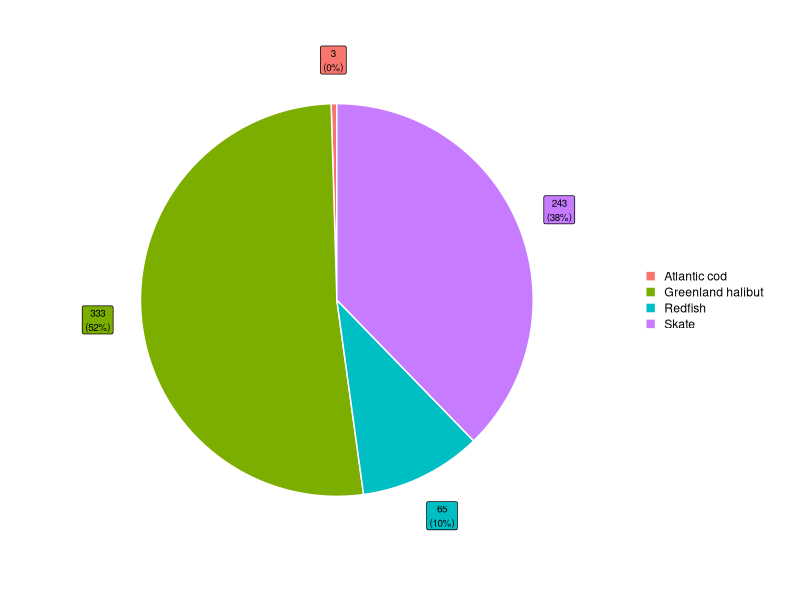
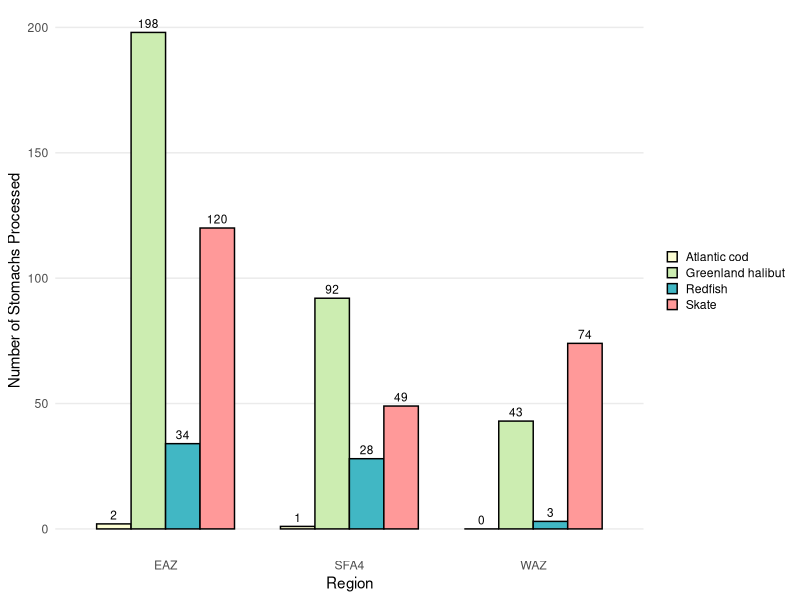
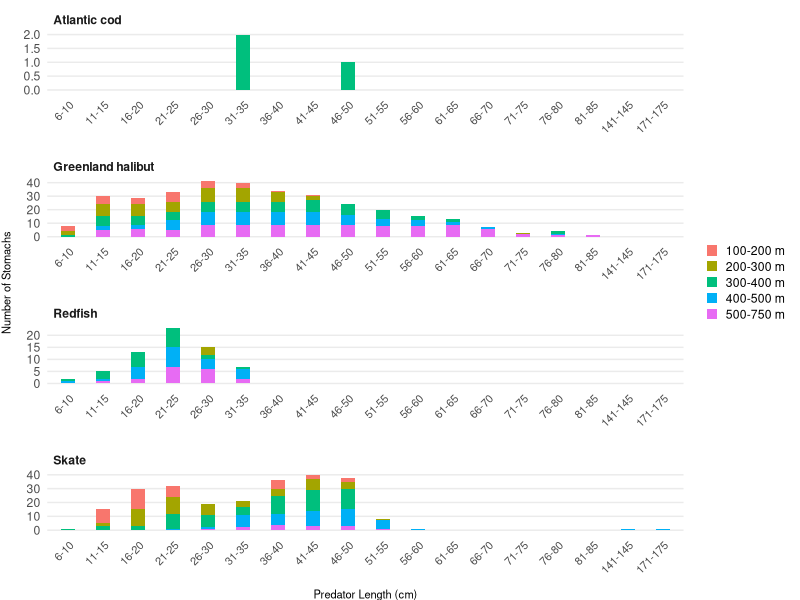

Generate these figures, in order, with R: (Note: this script raises an error after producing the figures.)
## ---- chunk 1
knitr::opts_chunk$set(echo = TRUE) 

# This code chunk sets the parameters for the document code chunks

# The 'include=FALSE' parameter means this particular r chunk won't be shown in the report


######################### Required Packages ####################################


library(ggplot2)
library(tidyverse)
library(dplyr)
library(ggrepel)           # Fig 3: ensures labels don't overlap
library(reshape2)          # Fig 4
library(viridis)                 # Fig 5 - color blind friendly palette
# library(gt)                      # Table formatting
# library(gtExtras)                # Additional table formatting options
library(flextable)        # Table 1 options
# library(kableExtra)       # Table 1 extra Kable options that may only work in HTML
# library(officer)          # helps flextable formatting transfer to Word doc
library(ggtext)             # allows for text formatting in ggplots (Markdown syntax)
library(ggpubr)     # give ggarrange function


######## Setting up the Theme

# At the 5 Minute mark it goes into establishing a universal theme for all charts https://www.youtube.com/watch?v=4KMrOZ_BbKE
    # not sure it would work here because it has charts and tables??

# examples from video is
# theme_set(theme_bw() + theme(title = element_text(colour = "steelblue", face = "bold")))


################# Notes on cross-referencing figures and tables ################


# In the YAML Header, the 'bookdown::word_document2' parameter gives the ability to cross-reference

# I can reference in text using Figure \@ref(fig:label). It hyperlinks it in pdf but not word. It also gives different Figure number in pdf and word. So there are still things to figure out.
  # to cross reference the figure needs a unique code-chunk name, and have a figure caption

# Code chunk names should be one word or separated with '-', not with spaces, '_', or '.'
  #{r code-chunk}

# I can create figure captions by including 'fig.cap=' in the {r code-chunk, fig.cap=caption text}.

  # If text \@ref(fig:label) is included in notes in the R markdown portion, there will be an error that occurs when Knitting. Therefore included here.
## ---- chunk 2

# This code chunk:
    # imports the data
    # manipulates the data it to create the base prey dataframe
    # manipulates the data it to create the base predator dataframe
    # checks & saves the dataframe structures

# The data imported must be structured consistently in order to utilize this coding.

# All code to check dataframe structure are commented out. If not they will produce outputs into the report.


############################ Key Data Structure Assumption #####################

# It is assumed that the imported data will initially have a structure consistent to the example saved immediately below. Particularly the variable names and variable data type (e.g. chr, int, num)



### Example initial imported dataset structure 

# 'data.frame':	2300 obs. of  16 variables:
#  $ content.key: chr  "72138002_892_1_1_-171_212" "72138002_892_1_1_-171_212" "72138002_892_1_1_-171_212" "72138002_892_1_1_-171_212" ...
#  $ prey.sp    : int  9998 9998 9998 9998 4770 4770 4770 4770 9998 9998 ...
#  $ weight     : num  0 0 0 0 0.0015 0.0015 0.0015 0.0015 0 0 ...
#  $ count      : int  0 0 0 0 1 1 1 1 0 0 ...
#  $ pred.sp    : int  892 892 892 892 892 892 892 892 892 892 ...
#  $ length     : int  40 40 40 40 45 45 45 45 52 52 ...
#  $ year       : int  2013 2013 2013 2013 2013 2013 2013 2013 2013 2013 ...
#  $ start.depth: int  823 823 823 823 823 823 823 823 823 823 ...
#  $ end.depth  : int  829 829 829 829 829 829 829 829 829 829 ...
#  $ lat.deg    : int  64 64 64 64 64 64 64 64 64 64 ...
#  $ lat.min    : num  27.9 27.9 27.9 27.9 27.9 ...
#  $ long.deg   : int  57 57 57 57 57 57 57 57 57 57 ...
#  $ long.min   : num  59.8 59.8 59.8 59.8 59.8 ...
#  $ sa.code    : chr  "2G" "RISA" "SFA2EX" "SFA3" ...
#  $ sort.key   : int  10 7 6 8 10 7 6 8 10 7 ...
#  $ trawl.id   : int  72138002 72138002 72138002 72138002 72138002 72138002 72138002 72138002 72138002 72138002 ...


####################### Importing Your Data ####################################


### import data

prey <- read.csv('data/raw/2019_StomachContent_test.csv') 
    # assumes header=TRUE and knows it's separated by commas

str(prey)
    # check initial data structure. Does it match example above?


########################## Creating Base Prey Dataframe ########################


# This code chunk:
    # manipulates the data it to create the base prey dataframe
    # checks & saves the dataframe structure

# 'prey' dataframe: each row is a new prey item per sampled stomachs

# Dataframe transformations:
    # add column with shrimp fishing regions (EAZ, WAZ, SFA4)
    # add column with predator 'category' names (Atlantic code, Greenland halibut, Redfish, Skate)
    # add column with depth range category (100-200 m, 200-300 m, 300-400 m, 400-500 m, 500-750 m)
    # add predator length range category (binned into 5 cm length groups)

# Finish with checking and storing dataframe structure



### Adding 'region' category (WAZ, EAZ, SFA4) 

prey$region = prey$Study.Area  
    # creates new column that is duplicate of sa.code, and renames to pred. name

prey <- prey %>% 
  mutate(region=recode(region, "RISA"="EAZ", "SFA2EX"="EAZ", "SFA3" = "WAZ",
                       "2G" = "SFA4"))
    # renaming values in the prey$region column



### Adding predator category

prey$pred.name = prey$OS_ID  
    # creates new column that is duplicate of pred.sp, and renames to pred. name

prey <- prey %>%
  mutate(pred.name=recode(pred.name, "892" = "Greenland halibut",
                          "438" = "Atlantic cod",
                          "792" = "Redfish", "793" = "Redfish", "794" = "Redfish",
                          "997" = "Redfish", "998" = "Redfish",
                          "80" = "Skate", "88" = "Skate", "89" = "Skate",
                          "90" = "Skate", "91" = "Skate", "92" = "Skate",
                          "94" = "Skate", "95" = "Skate", "96" = "Skate",
                          "97" = "Skate"))
    # replaces species codes with predatory categories in new column. 
    # See 'Predator Codes and Names.txt' file in 'Scripts' folder for list of species names attached to each code



### Adding depth range category

# The Access database does have a depth-range column BUT it has with a variety of overlapping ranges.
# Below code creates desired depth ranges based on start-end depths
# This ensures code is repeatable even if new depth ranges are added into the database

prey <- prey %>% 
  mutate(depth = case_when(Start.Depth >= 100 & End.Depth >= 100 & 
                             Start.Depth <= 200 & End.Depth <= 200 ~ "100-200 m",
                           
                           Start.Depth >= 200 & End.Depth >= 200 & 
                             Start.Depth <= 300 & End.Depth <= 300 ~ "200-300 m",
                           
                           Start.Depth >= 300 & End.Depth >= 300 & 
                             Start.Depth <= 400 & End.Depth <= 400 ~ "300-400 m",
                           
                           Start.Depth >= 400 & End.Depth >= 400 & 
                             Start.Depth <= 500 & End.Depth <= 500 ~ "400-500 m",
                           
                           Start.Depth >= 500 & End.Depth >= 500 & 
                             Start.Depth <= 750 & End.Depth <= 750 ~ "500-750 m"))
    # yes multiple categories both use the same 'start/end' points.
    # the combination of requirements within each depth category means there isn't actually overlap



### Adding predator length range category

# Binning the data
prey <- prey %>% 
  mutate(length.range = cut(Length, breaks=seq(from = 0, to = 5.99, by = 5.99))) %>% 
    # sets first bin as < 6
  
  mutate(length.range = cut(Length, breaks=seq(from = 5.99, to = max(Length)+5, by = 5)))   
    # sets remaining bins as # >=6 and <11 (or range 6-10). Etc
    # max(Length) ends the sequence at the length of the longest fish sampled
    # longest fish ends up being excluded with this
    # max(Length)+5 ensures the longest fish will be included


# Reformatting the binned outputs 
prey <- prey %>%
  mutate(length.range = str_replace(length.range, ',', '-')) %>%        
    # replaces , with -
  
  mutate(length.range = gsub("[(]|[]]", '', length.range,)) %>%        
    # removes ( or ]. Equivalent code wasn't working with str_replace
  
  mutate(length.range = str_replace(length.range, "5.99", "6"))  %>%    
    # replaces 5.99 with 6
  
  mutate(length.range = str_replace(length.range, "1$", "0")) %>%       
    # if the last digit is 1, it is replaced with a 0
  
  mutate(length.range = str_replace(length.range, "6$", "5"))           
    # if the last digit is 6, it is replaced with a 5



### Any missing values?

colSums(is.na(prey)) 
    # check if there are any NAs remaining (shows # NA's per column)



### Saving the prey dataframe structure

str(prey) 

# 'data.frame':	1236 obs. of  23 variables:
 
# $ ContentKey        : chr  "62114003_892_3_1_-14_1733" "62114003_892_3_1_-15_1732" "62114003_892_3_1_-16_1728"...
# $ Prey_OS_ID        : int  6967 9998 6967 6967 6967 6967 8020 8020 4950 8530 ...
# $ PreyWt            : num  0.3 NA 0.286 0.091 0.079 ...
# $ Prey_Count        : int  NA NA NA NA NA NA NA NA NA NA ...
# $ OS_ID             : int  892 892 892 892 892 892 892 892 892 892 ...
# $ Length            : num  24.5 20 20 20.5 17 14 37.5 27 27 33 ...
# $ Trawl_ID          : int  62114003 62114003 62114003 62114003 62114003 62114003 62114003 62114003 62114003 ...
# $ Year              : int  2019 2019 2019 2019 2019 2019 2019 2019 2019 2019 ...
# $ Start.Depth       : int  269 269 269 269 269 269 269 269 269 269 ...
# $ End.Depth         : int  271 271 271 271 271 271 271 271 271 271 ...
# $ Depth.Range       : chr  "201-300" "201-300" "201-300" "201-300" ...
# $ Study.Area        : chr  "2G" "2G" "2G" "2G" ...
# $ Scientific.Name   : chr  "REINHARDTIUS HIPPOGLOSSOIDES" "REINHARDTIUS HIPPOGLOSSOIDES" ...
# $ CommonName        : chr  "GREENLAND HALIBUT, TURBOT" "GREENLAND HALIBUT, TURBOT" ...
# $ Start.Lat.Degree  : int  57 57 57 57 57 57 57 57 57 57 ...
# $ Start.Lat.Minutes : num  45.1 45.1 45.1 45.1 45.1 ...
# $ Start.Long.Degree : int  60 60 60 60 60 60 60 60 60 60 ...
# $ Start.Long.Minutes: num  24.2 24.2 24.2 24.2 24.2 ...
# $ FishKey           : chr  "62114003_892_3_1_-14" "62114003_892_3_1_-15" "62114003_892_3_1_-16" ...
# $ region            : chr  "SFA4" "SFA4" "SFA4" "SFA4" ...
# $ pred.name         : chr  "Greenland halibut" "Greenland halibut" "Greenland halibut" "Greenland halibut" ...
# $ depth             : chr  "200-300 m" "200-300 m" "200-300 m" "200-300 m" ...
# $ length.range      : chr  "21-25" "16-20" "16-20" "16-20" ...


###################### Creating Base Predator Dataframe ########################


# This code chunk:
    # manipulates the data it to create the base predator dataframe
    # checks & saves the dataframe structure

# 'pred' dataframe: each row is a new fish that's stomach was sampled 

# Dataframe transformations:
    # check number of fish sampled
    # duplicate prey dataframe
    # remove duplicate fish-id values (from multiple prey found within stomachs)
    # confirm number of sampled fish retained is correct
    # add column for number of stomachs sampled

# Finish with checking and storing dataframe structure



### checking how many unique fish were sampled

length(unique(prey$FishKey))
    # 2019 data: 644 observations



### duplicating base prey dataframe

pred <- prey



### Retain one row per sampled fish

# removing duplicated values for FishKey so that there is one entry per predator
pred <- pred[!duplicated(pred$FishKey),]
    # removes duplicates in FishKey

# CHECK NUMBER VARIABLES! Does it match # unique fish sampled above

 str(pred) 
    # for 2019 data: 644 observations



### Adding category for the number of stomachs sampled per fish

pred$sampled.stomach <- 1 



### Saving Structure of Base Dataframe

# str(pred)

# 'data.frame':	644 obs. of  22 variables:

# $ ContentKey        : chr  "62114003_892_3_1_-14_1733" "62114003_892_3_1_-15_1732" ...
# $ Prey_OS_ID        : int  6967 9998 6967 6967 6967 6967 8020 8020 8530 8020 ...
# $ PreyWt            : num  0.3 NA 0.286 0.091 0.079 ...
# $ Prey_Count        : int  NA NA NA NA NA NA NA NA NA NA ...
# $ OS_ID             : int  892 892 892 892 892 892 892 892 892 892 ...
# $ Length            : num  24.5 20 20 20.5 17 14 37.5 27 33 33.5 ...
# $ Trawl_ID          : int  62114003 62114003 62114003 62114003 62114003 62114003 62114003 62114003 62114003 ...
# $ Year              : int  2019 2019 2019 2019 2019 2019 2019 2019 2019 2019 ...
# $ Start.Depth       : int  269 269 269 269 269 269 269 269 269 269 ...
# $ End.Depth         : int  271 271 271 271 271 271 271 271 271 271 ...
# $ Depth.Range       : chr  "201-300" "201-300" "201-300" "201-300" ...
# $ Study.Area        : chr  "2G" "2G" "2G" "2G" ...
# $ Scientific.Name   : chr  "REINHARDTIUS HIPPOGLOSSOIDES" "REINHARDTIUS HIPPOGLOSSOIDES" ...
# $ CommonName        : chr  "GREENLAND HALIBUT, TURBOT" "GREENLAND HALIBUT, TURBOT" ...
# $ Start.Lat.Degree  : int  57 57 57 57 57 57 57 57 57 57 ...
# $ Start.Lat.Minutes : num  45.1 45.1 45.1 45.1 45.1 ...
# $ Start.Long.Degree : int  60 60 60 60 60 60 60 60 60 60 ...
# $ Start.Long.Minutes: num  24.2 24.2 24.2 24.2 24.2 ...
# $ FishKey           : chr  "62114003_892_3_1_-14" "62114003_892_3_1_-15" "62114003_892_3_1_-16" ...
# $ region            : chr  "SFA4" "SFA4" "SFA4" "SFA4" ...
# $ pred.name         : chr  "Greenland halibut" "Greenland halibut" "Greenland halibut" "Greenland halibut" ...
# $ sampled.stomach      : num  1 1 1 1 1 1 1 1 1 1 ...

## ---- chunk 3

# before knitting ensure to comment out in source code:
    # loading libraries
    # importing prey base dataframes (below loading libraries)
    # importing table dataframe (right before creating the table itself)
    # code that produces console outputs except for the final table
        # e.g. str()

# before knitting update the year on any source code outputs:
    # there are 2 'write.csv' codes

## ---- chunk 4

# The purpose of this code chunk is to create Figure 3

# Figure Caption is currently from Polaczek 2023

# The sections of this code chunk are:
    # Creating a new dataframe for Figure 3
    # Creating and Formatting Figure 3 pie chart
    # Recording Additional Geom_Label arguments that we may want to include in further edits 

# Tutorial and experimental codes for Fig 3 are saved in (scripts/draft code/Draft_Script_Fig03_PieChart.R).

# Those notes include other pie chart packages, functions, and arguments that I learned but did not end up using

# Additional notes on geom_label and geom_label_repel are saved at the bottom of (Script_Figure3_PieChart.R)


#################### Creating new dataframe for Figure #########################


# This dataframe will detail the total sum of stomachs sampled per predator category

# All code to check dataframe structure are commented out. If not they will produce outputs into the report.

# library(ggrepel) 
    # included in code chunk 'r setup'



### Create figure dataframe

pred.total <- aggregate(pred$sampled.stomach, list(pred$pred.name), sum)

# pred.total 



### Renaming the columns in the new dataframe

names(pred.total)[names(pred.total) == "Group.1"] <- "pred.name"

names(pred.total)[names(pred.total) == "x"] <- "stomach.total"

# names(pred.total)



### Creating figure labels

pred.total$label <- paste(pred.total$stomach.total, sep = "
", 
                          paste0( "(", round(100 * pred.total$stomach.total / sum(pred.total$stomach.total), 0 ), "%)" ))
    # Label structure will be 'total stomach sampled (% of stomachs)'
    # DO NOT ADJUST THE SPACING AFTER [sep = "..."]. This splits the values into 2 lines. Adding spaces will uncenter second line. 
    # paste() puts spaces between labels
    # paste0() does not have spaces between labels. Which means there is no space between # and % (e.g. 40% vs 40 %)



### Checking Final Database Structure

# str(pred.total)


### Saving Final Database Structure 

# 'data.frame':	4 obs. of  3 variables:
#  $ pred.name    : chr  "Atlantic cod" "Greenland halibut" "Redfish" "Skate"
#  $ stomach.total: num  20 1340 900 40
#  $ label        : chr  "20\n(1%)" "1340\n(58%)" "900\n(39%)" "40\n(2%)"


################### Building and Formatting the Pie Chart ######################


### Creating the pie chart

ggplot(pred.total, aes(x = "", y = stomach.total, fill = pred.name)) +
  
  coord_polar(theta = "y") + 
        # basing the circular coordinates on the y value (stomach.total)
  
  geom_col(color = "white", linewidth = 0.5) + 
       # creates white line separations between pieces
  
  theme_void() + 
        # removes the default theme (grey background & external grid lines)
  
  geom_label(aes(x = 1.65, label = label),  
        # x=# moves labels along 'x-axis'. Goal here is outside the pie chart.
        # label = pred.total$label created above. 
        # with 'aes()' we don't need 'pred.total$..'. Knows we are in 
    size = 2.5, 
        # adjusts size of label text
    position = position_stack(vjus = 0.5), 
        # defines 'y-axis' position of label. 'vjus=0.5' is centered.
    show.legend = FALSE) +
        # Removes geom_label default of adding an 'a' to legend colors
  
  theme(
    legend.title = element_blank(), 
        # removes legend title
    legend.key.size = unit(3, "mm"), 
        # adjusts width of legend color symbols
    legend.key.height = unit(3, "mm"), 
        # adjusts height of legend color symbols
    legend.key.spacing.y = unit(1, "mm"),
        # defines space between legend items
  )

## ---- chunk 5

# The purpose of this code chunk is to create Figure 4

# Figure Caption is currently from Polaczek 2023

# The sections of this code chunk are:
    # Creating a new dataframe for Figure 4
    # Creating and Formatting Figure 4 bar chart

# If desired, additional notes and links to tutorial youtubes/webpages I used to create Figure 4 are recorded in (scripts/draft code/Draft_Script_Fig4_Bar-sample-region.R)

# Those notes include sites and tutorials that assisted me with:
    # Creating figure dataset
    # GGPLOT2 Code for Grouped Pie Charts
    # additional ggplot2 arguments not used in this chart



################### Creating New Dataframe for Fig 4 ###########################

# This dataframe will detail the total sum of stomachs sampled per predator category in each region

# All code to check dataframe structure are commented out. If not they will produce outputs into the report.

# New Dataframe structure will need:
    # Two categorical variables:
        # x-axis: regions
        # fill: predator category
    # One numerical variable: 
        # y-axis: total samples per predator species per region

# library(reshape2) 
    # included in code chunk 'r setup'



### create Fig 4 dataframe: sum stomach samples per species, per region

wide.data <- dcast(pred, region~pred.name, value.var="sampled.stomach", sum)
    # creates a dataframe in a 'wide format' and we will want a 'long format' dataframe
    # Tutorial 1 in Fig 4 draft code doc

# wide.data



### converting 'wide format' to 'long format'

region.total <- melt(data = wide.data,                       
      # melt() converts from wide (sp. spread across rows) to long format (sp. compiled into one row)
                     id.vars = "region",                     
      # id.vars : vector of variables I want to stack
                     measured.vars = c("Atlantic cod",       
                                       "Greenland halibut", 
                                       "Redfish", "Skate"),
      # measured.vars : identifies the columns that have the data I want to stack
                     variable.name = "pred.name",            
      # variable.name : what I want to call the stacked column
                     value.name = "stomach.sum")             
      # value.name : name of the column of my stacked measurements in my output data frame
    
      # Tutorial 2 in Fig 4 draft code doc melt()
    

# region.total



### Checking Final Database Structure

# str(region.total)



### Saving Final Database Structure 

# 'data.frame':	12 obs. of  3 variables:
# $ region     : chr  "EAZ" "SFA4" "WAZ" "EAZ" ...
# $ pred.name  : Factor w/ 4 levels "Atlantic cod",..: 1 1 1 2 2 2 3 3 3 4 ...
# $ stomach.sum: num  2 1 0 198 92 43 34 28 3 120 ...


############### Building and Formatting the Grouped Bar Chart ##################


### Grouped Bar Chart

ggplot(data = region.total,
       aes(fill=pred.name, y=stomach.sum, x=region)) + 
  
  geom_bar(position = position_dodge(),                          
         # makes the bars beside each other while being compatible with additional arguments
           width = 0.75,                                         
         # defines width of bars
           stat="identity",
           color = "black") +                                    
         # makes black boarders around bars
  
  geom_text(aes(label = stomach.sum),                            
         # label bar charts based on y value
            vjust = -0.5,                                        
         # puts labels above bars
            size = 3,                                            
         # changes size of labels
            position = position_dodge(width = 0.75)) +
         # matches the labels with our grouped bars (match widths in geom_text and geom_bar)
  
  scale_fill_manual(values = c("Atlantic cod" = "#FCFED4",       
                               "Greenland halibut" = "#CCEDB1", 
                               "Redfish" = "#41B7C4", 
                               "Skate" ="#FF9999" )) +
        # above assigns colour to particular predator categories
  
  theme_minimal() +                                              
        # minimal theme removes right/left boarders
        # minimal theme places x-axis directly below bars
        # minimal theme removes gray background color
  
  theme(legend.title = element_blank(),                          
        # removes legend title
        legend.key.size = unit(3, "mm"),                         
        # adjusts width of legend color symbols
        legend.key.height = unit(3, "mm"),                       
        # adjusts height of legend color symbols 
        legend.key.spacing.y = unit(1, "mm"),                    
        # defines space between legend items
        panel.grid.minor = element_blank(),                      
        # removes all minor grid-lines 
        panel.grid.major.x = element_blank()) +                  
        # removes grid-lines along the x-axis
  
  labs(x = "Region",                                             
        # x-axis title
       y = "Number of Stomachs Processed",)                      
        # y-axis title

## ---- chunk 6
# The purpose of this code chunk is to create Figure 5

# The sections of this code chunk are:
    # Creating and Formatting Figure 5 paneled-bar chart

# No creation of a new dataframe is required for Fig 5


# This figure will detail the total sum of stomachs sampled per size class within each depth stratum.
    # Different panel for each predator category

# Figure structure will need:
    # Three categorical variables:
        # x-axis: predator length
        # fill: depth range
        # facet: predator category
    # One numerical variable:
        # y-axis: sum stomach samples that falls within categories


# If desired, old/test code and additional links to tutorial youtubes/webpages I used to create Figure 5 are recorded in (scripts/draft code/Draft_Script_Fig5_Stomach-by-Length.R)

# Those notes include sites and tutorials that assisted me with:
    # Data structure for figure
    # Building faceted stacked bar charts
    # Formatting faceted stacked bar charts
    # Unused but Interesting ggplot2 arguments
    # Creating a Base Theme for R Markdown Plots


############### Building and Formatting the Grouped Bar Chart ##################


### Faceted Stacked Bar Chart

ggplot(pred, aes(reorder(length.range, Length))) +  
  # orders the X-axis categories based on numerical length of fish
  # basically makes ggplot see and order the x-axis as numbers vs text
  
  geom_bar(aes(fill = depth),
           position = "stack",
           stat="count",
           width = 0.4) +   # changes the width of the bars 
  
  facet_wrap(~ pred.name, 
             nrow = 5, 
             scale = "free_y",
             axes = "all_x") +
  
  theme_minimal() + 
  
  theme(axis.text.x = element_text(angle = 45,hjust = 1, size = 8 ),
        axis.title = element_text(size = 8),
        axis.title.y = element_text(vjust = +3),                 # pulls y-axis title away from chart
        axis.title.x = element_text(vjust = -2),                 # pulls x-axis title away from chart
        legend.title = element_blank(),                          # removes legend title
        legend.key.size = unit(3, "mm"),                         # adjusts width of legend color symbols
        legend.key.height = unit(3, "mm"),                       # adjusts height of legend color symbols
        legend.key.spacing.y = unit(1, "mm"),                    # defines space between legend items
        panel.grid.minor = element_blank(),                      # removes all minor grid-lines
        panel.grid.major.x = element_blank(),
        panel.spacing = unit(13, 'point'),                         # adds space between panels
        strip.text = element_text(face = "bold",      # bolds the panel titles
                                  hjust = 0)) +       # pulls panel titles to the top left
  
  labs(x = "Predator Length (cm)",
       y = "Number of Stomachs")
## ---- chunk 7

# before knitting ensure to comment out in source code:
    # loading libraries
    # importing xxxx base dataframes (below loading libraries)
    # importing table dataframe (right before creating the table itself)
    # code that produces console outputs except for the final table
        # e.g. str()

# before knitting update the year on any source code outputs:
    # xxxxxxxxxxxxxxxxxxx there are 2 'write.csv' codes

## ---- chunk 8

# {file = 'Script_Table02_Stomachs-Full-Empty.R'}

# before knitting ensure to comment out in source code:
    # loading libraries
    # importing xxxx base dataframes (below loading libraries)
    # importing table dataframe (right before creating the table itself)
    # code that produces console outputs except for the final table
        # e.g. str()

# before knitting update the year on any source code outputs:
    # xxxxxxxxxxxxxxxxxxx there are 2 'write.csv' codes

### Creating new dataframe for Table 2

stomach.ratio  <- pred %>%               # create new dataframe based on 'pred'                    
    
  select(Prey_OS_ID,                    # subsets dataframe by selected columns
         pred.name, 
         length.range, 
         sampled.stomach) %>%


  
### Assigning Full vs Empty Stomachs
    # if I add these in, THEN I MUST FILTER STOMACHS FROM PREY DATABASE THAT ONLY HAVE THESE
    # THIS IS KEY - the pred df has indiscriminately removed duplicates. 
        # Fine for Empty Stomachs.
        # NOT fine when there could have been multiple prey/objects in stomachs
    # other potential 'Empty Stomachs' codes:
        # 2222 = Plant
        # unknown????? (if yes, 10746-10750)
        # other. 9981 (sand), 9982 (stone), 9983 (shells), 9993 (bait), 9995 (other offal), 10757 (mud)
        
  
  mutate(Full = ifelse(Prey_OS_ID == 9998,     # create new column 'Full' with values based on logical check
                       0,                      # value if logical check is TRUE
                       1)) %>%                 # value if logical check is FALSE
 
   mutate(Empty = ifelse(Prey_OS_ID == 9998,   # Prey_OS_ID of 9998 = 'Empty'
                        1,
                        0))  %>%


### Assigning Groups for Table Layout 

# desiring stomach data summed and displayed by:
    # fish length group (column 1) and 
    # predator category group (rows) 
  
  group_by(length.range, pred.name) %>%        # group by specified categories


                                            
### Sum Stomach Data by Groups
  
# sums the specified values by the grouped categories
    # e.g. total 'full' stomachs by predator length and category
    # creates new dataframe that contains:
        # grouped variables (e.g. length.range, pred.name)
        # new columns containing the summarized values defined in summarise()

  summarise('Full' = sum(Full),                 # 'New Column' = sum('Old Column') 
            'Empty' = sum(Empty),
            'Total' = sum(sampled.stomach),
            .groups = "keep")  %>%              # tells R to keep current group structure
                                                # gives warning that goes into Markdown document if '.groups' not specified

  

### Final Table Structure Formatting

# merge predator categories with the full, empty, total columns.
  
    # columns will now be 'stomach-predator' (e.g. Full-Greenland Halibut)  
    # rows will be predator length
  
  pivot_wider(names_from = pred.name,                       # categorical values to pull from rows to columns
              values_from = c(Full, Empty, Total)) %>%      # numerical values to fill in those columns

  
# Re-Ordering Columns 
  
  relocate(contains('cod'), .after = length.range) %>%     # moves any column with name containing 'cod' to the right of length.range
  relocate(contains('Greenland'), .after = contains('cod')) %>%
  relocate(contains('Red'), .after = contains('Green'))  %>%


# Re-Order Rows from Smallest to Largest Fish

    # length.range not naturally sorted because format is 6-10 vs 006-10
    # so I added 0s, sorted, then removed the extra 0s
  
  mutate(length.range = str_pad(length.range,     # code adds 0s to start of length.range string (6 becomes 006)
                                width=6,          # strings <6 characters will be padded until they =6 characters
                                pad = "0")) %>%   # padding with 0s
                                                  # width = 6 bumps all strings to ###- (006-, 016-, 141-)
  
  arrange(length.range) %>%                       # sort smallest to largest now that length.range strings equal character length before '-'
  
  mutate(length.range = str_replace(length.range, # removing the extra zeros for Table formatting
                                    "^0{1,}",     # select 1+ '0's at the beginning of strings
                                    "")) %>%         # remove selected '0's
  
  
# Replace 0 and NA values with '-' 
    # I could not select and replace across the entire dataframe within dyplr
    # I had to use Base R for Step 2
    # Step 1: replacing 'NA' with 0 in dyplr (replace)
    # Step 2: replacing '0' with '-' in base R (lapply) and stringr (str_replace_all)
    

  replace(is.na(.), 0)                                 # if there are NA's, replace with 0

stomach.ratio <- data.frame(lapply(stomach.ratio, function(x){    # honestly - I don't know what above code does but it works
  str_replace_all(x,                                              # will be related to the code in the above line. But Idk who it actually works
                  "(?<!\\S)0(?!\\S)",                             # select '0' with nothing before or after
                  "-")                                            # replace with '-'
})) 


################################# Build Table #################################

### Create Table 2

flextable(stomach.ratio) %>%
  add_header_row(top = TRUE,
                 values = c("", "Atlantic cod", "Greenland halibut", "Redfishes", "Skates"),
                 colwidths = c(1, 3, 3, 3, 3)) %>%

 set_header_labels(length.range = "Size Class",        # renames columns
                   Full_Atlantic.cod = "Full",
                   Empty_Atlantic.cod = "Empty",
                   Total_Atlantic.cod = "Total",
                   Full_Greenland.halibut = "Full",
                   Empty_Greenland.halibut = "Empty",
                   Total_Greenland.halibut = "Total",
                   Full_Redfish = "Full",
                   Empty_Redfish = "Empty",
                   Total_Redfish = "Total",
                   Full_Skate = "Full",
                   Empty_Skate = "Empty",
                   Total_Skate = "Total")  %>%

  bg(bg = "lightgray", part = "header") %>%             # defines header colour
  bold(part = "header")  %>%                             # header text bold

  align(part = "all", align = "center") #  %>%             # centers the entire document
  
#  set_caption(caption = "Number of full, empty, and total (full and empty) stomachs collected for Atlantic Cod (Gadus morhua), Greenland Halibut (Reinhardtius hippoglossides), redfishes (Sebastes sp.), and skates (Rajidae) within each size class.")  #%>%
    # adds caption that R Markdown incorporates
  
#   footnote(i = 2,                                                     # second row
#            j = grep("Full", colnames(stomach.ratio), value = TRUE),   # columns in df containing "Full"
#            part = "header",                                           # apply symbol to header
#            ref_symbols = "1",                                         # specify reference symbol
#            value = as_paragraph("A full stomach is any stomach that was not empty and contained prey items other than only parasites and/or only 
# mucous.")) %>%                                                        # footnote text
#   
#   footnote(i = 2, 
#            j = grep("Empty", colnames(stomach.ratio), value = TRUE),
#            part = "header",
#            ref_symbols = "2",
#            value = as_paragraph("Total length (cm) was used to measure all predators."))

## ---- chunk 9

# This creates an outside border

f6 +
  theme(plot.background = element_rect(colour = "black", 
                                       fill = NA,
                                       linewidth = 1))

## ---- chunk 10

# outside border per panel. Legend below without border

f6ab <- f6a +
  theme(plot.background = element_rect(colour = "black", fill = NA, linewidth = 1))

f6bb <- f6b +
  theme(plot.background = element_rect(colour = "black", fill = NA, linewidth = 1))

ggarrange(f6ab, f6bb,                   # combine figure f6a and f6b into one plot
          ncol = 2,                   # have figures on two columns (nrow = 1 should yield same result)
          labels = "auto",            # label figures in lowercase a, b
          common.legend = TRUE,       # both figures share a common legend
          legend = "bottom",           # place the shared legend on the bottom
          font.label = list(face = "plain")) 

## ---- chunk 11

# outside border per panel and outside figure border

ggarrange(f6ab, f6bb,                   # combine figure f6a and f6b into one plot
          ncol = 2,                   # have figures on two columns (nrow = 1 should yield same result)
          labels = "auto",            # label figures in lowercase a, b
          common.legend = TRUE,       # both figures share a common legend
          legend = "bottom",           # place the shared legend on the bottom
          font.label = list(face = "plain")) +
  
  theme(plot.background = element_rect(colour = "black", fill = NA, linewidth = 1))
## ---- chunk 12

# This section will export the dataframes you have created.

# !! Make sure you update the years appropriately or old data will be written over !!

write.csv(prey, file="data/processed/2019rm_basePrey.csv")
    # base prey dataframe

write.csv(pred, file="data/processed/2019rm_basePred.csv")
    # base predator dataframe

write.csv(pred.total, file="data/processed/2019_F3_pred.total.csv")
    # Fig 3 dataframe

write.csv(region.total, file="data/processed/2019rm_F4_region.total.csv")
    # Fig 4 dataframe
